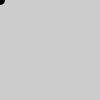
Frame 1 (no input)
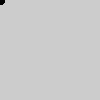
Frame 60 (the mouse pressed at the canvas centre just before this capture)
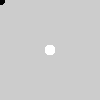
Frame 120 (the mouse held since frame 60 and released just before this capture)

The Processing sketch that drew these frames (run headless with seeded random() and noise(); from frame 60 on, the mouse is pressed at the canvas centre):

// Processing sketch: script5_conditions
// ── script5_conditions.pde
void setup()
{
  
}
void draw() {
noStroke();
if (mouseX < width / 3) { //Si on est dans le 1er tiers de l'animation
  fill(0); //On colore en noir
}  else if (mouseX < 2*width / 3){ //Si on est dans le 2nd tiers moins le 1er tiers
   fill(255); //On colore en blanc
} else {
  fill(#CCCCCC); //A défaut, on colore en gris
  
}
ellipse(mouseX, mouseY, 10, 10);
}
